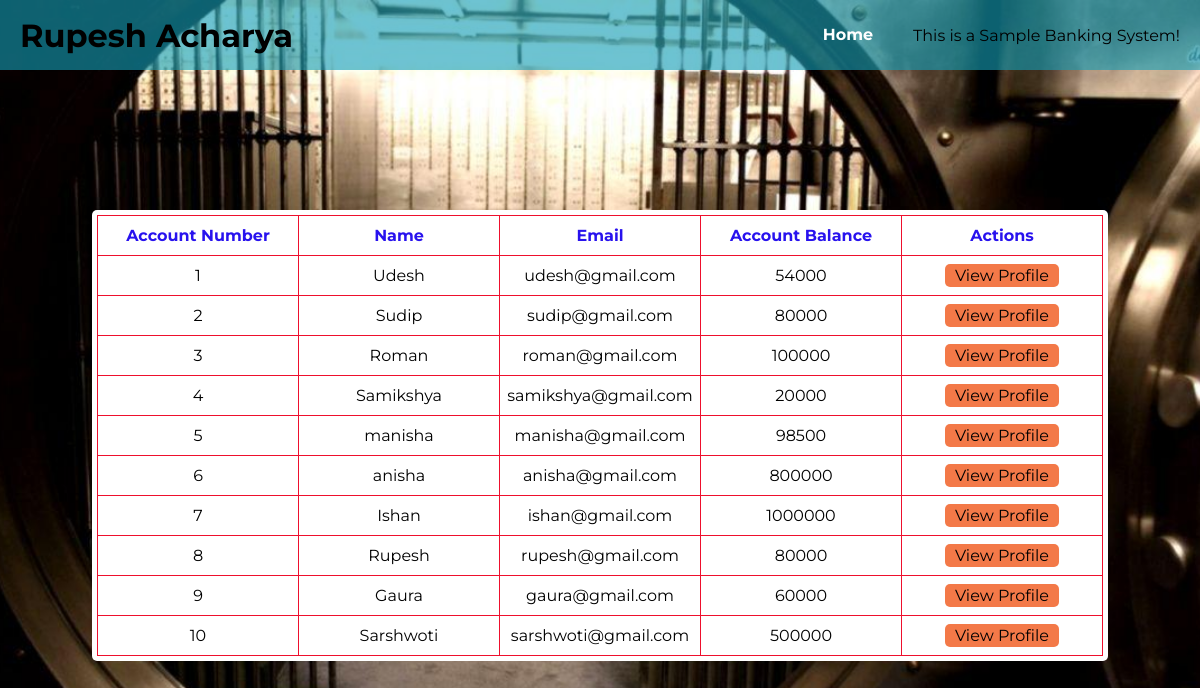
/allCustomers.php, run on the app's committed database.
### tables this page shows
CREATE TABLE `customers` (
  `account_number` int(11) NOT NULL,
  `account_type` varchar(10) NOT NULL,
  `name` varchar(255) NOT NULL,
  `email` varchar(150) NOT NULL,
  `cur_balance` double NOT NULL
);

### allCustomers.php (the view, shortened to what this page needs)
<?php include "./php/init.php" ; ?>
<!DOCTYPE html>
<html lang="en">
<head>
    <link rel="stylesheet" href="./assets/css/main.css">
</head>
<body>
    <main>
        <div class="table">
            <table>
                <thead>
                    <tr>
                        <th>Account Number</th>
                        <th>Name</th>
                        <th>Email</th>
                        <th>Account Balance</th>
                        <th>Actions</th>
                    </tr>
                </thead>
                <tbody>
                    <?php
                        $query ="SELECT * FROM customers";
                        $res = mysqli_query($con, $query);
                        while($row = mysqli_fetch_assoc($res)){
                    ?>
                    <tr>
                        <td><?php echo $row["account_number"] ?></td>
                        <td><?php echo $row["name"] ?></td>
                        <td><?php echo $row["email"] ?></td>
                        <td><?php echo $row["cur_balance"] ?></td>
                        <td><a href="./viewCustomer.php?number=<?php echo $row["account_number"] ?>" class="plain-btn">View Profile</a></td>
                    </tr>
                            <?php
                            }
                            ?>
                </tbody>
            </table>
        </div>
    </main>
</body>
</html>

### assets/css/main.css (style rules this page uses)
body { margin: 0; padding: 0; background-image: url("./images/bank1.jpg"); background-repeat: no-repeat; background-position: center; background-size: cover; font-family: 'Montserrat', sans-serif; }
header { width: 100%; height: 70px; -webkit-box-sizing: border-box; box-sizing: border-box; display: -webkit-box; display: -ms-flexbox; display: flex; -webkit-box-pack: justify; -ms-flex-pack: justify; justify-content: space-between; -webkit-box-align: center; -ms-flex-align: center; align-items: center; background-color: rgba(21, 158, 182, 0.616); padding: 0 20px; }
header div { display: -webkit-box; display: -ms-flexbox; display: flex; -webkit-box-pack: center; -ms-flex-pack: center; justify-content: center; -webkit-box-align: center; -ms-flex-align: center; align-items: center; height: 70px; }
header div a { margin-right: 20px; height: 100%; line-height: 70px; padding: 0 20px; text-decoration: none; color: white; font-weight: 700; -webkit-box-sizing: border-box; box-sizing: border-box; }
main { width: 100%; min-height: calc(100vh - 70px); display: -webkit-box; display: -ms-flexbox; display: flex; -webkit-box-pack: center; -ms-flex-pack: center; justify-content: center; -webkit-box-align: center; -ms-flex-align: center; align-items: center; }
.table { color: #2812ee; background: white; padding: 5px; border-radius: 5px; }
table, tr, td, th { border: 1px solid #ee0f2d; border-radius: 5px; border-collapse: collapse; text-align: center; }
td, th { min-width: 200px; padding: 10px 0; }
td { color: black; }
.plain-btn { background: rgb(243, 121, 72); padding: 2px 10px; border-radius: 5px; text-decoration: none; color: black; }

### data on the page
customers: account_number "1", name "Udesh", email "udesh@gmail.com", cur_balance "54000"
customers: account_number "2", name "Sudip", email "sudip@gmail.com", cur_balance "80000"
customers: account_number "3", name "Roman", email "roman@gmail.com", cur_balance "100000"
customers: account_number "4", name "Samikshya", email "samikshya@gmail.com", cur_balance "20000"
customers: account_number "5", name "manisha", email "manisha@gmail.com", cur_balance "98500"
customers: account_number "6", name "anisha", email "anisha@gmail.com", cur_balance "800000"
customers: account_number "7", name "Ishan", email "ishan@gmail.com", cur_balance "1000000"
customers: account_number "8", name "Rupesh", email "rupesh@gmail.com", cur_balance "80000"
customers: account_number "9", name "Gaura", email "gaura@gmail.com", cur_balance "60000"
customers: account_number "10", name "Sarshwoti", email "sarshwoti@gmail.com", cur_balance "500000"
